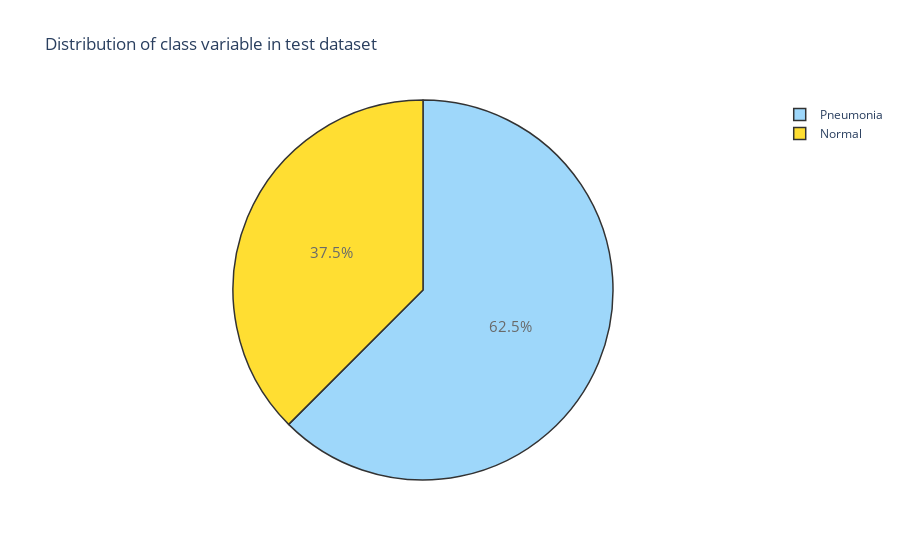

Source (notebook cell):
### Code cell
trace = go.Pie(labels = ['Pneumonia', 'Normal'], values = df_test['class'].value_counts(), 
               textfont=dict(size=15), opacity = 0.8,
               marker=dict(colors=['lightskyblue','gold'], 
                           line=dict(color='#000000', width=1.5)))


layout = dict(title =  'Distribution of class variable in test dataset')
           
fig = dict(data = [trace], layout=layout)
py.iplot(fig)

### Figure 1 — Plotly figure (JSON) as saved in the notebook; plotly's stock layout.template omitted (floating-point values rounded to 4 significant figures)
{"data": [{"labels": ["Pneumonia", "Normal"], "marker": {"colors": ["lightskyblue", "gold"], "line": {"color": "#000000", "width": 1.5}}, "opacity": 0.8, "textfont": {"size": 15}, "values": [390, 234], "type": "pie"}], "layout": {"title": {"text": "Distribution of class variable in test dataset"}, "autosize": true}}
